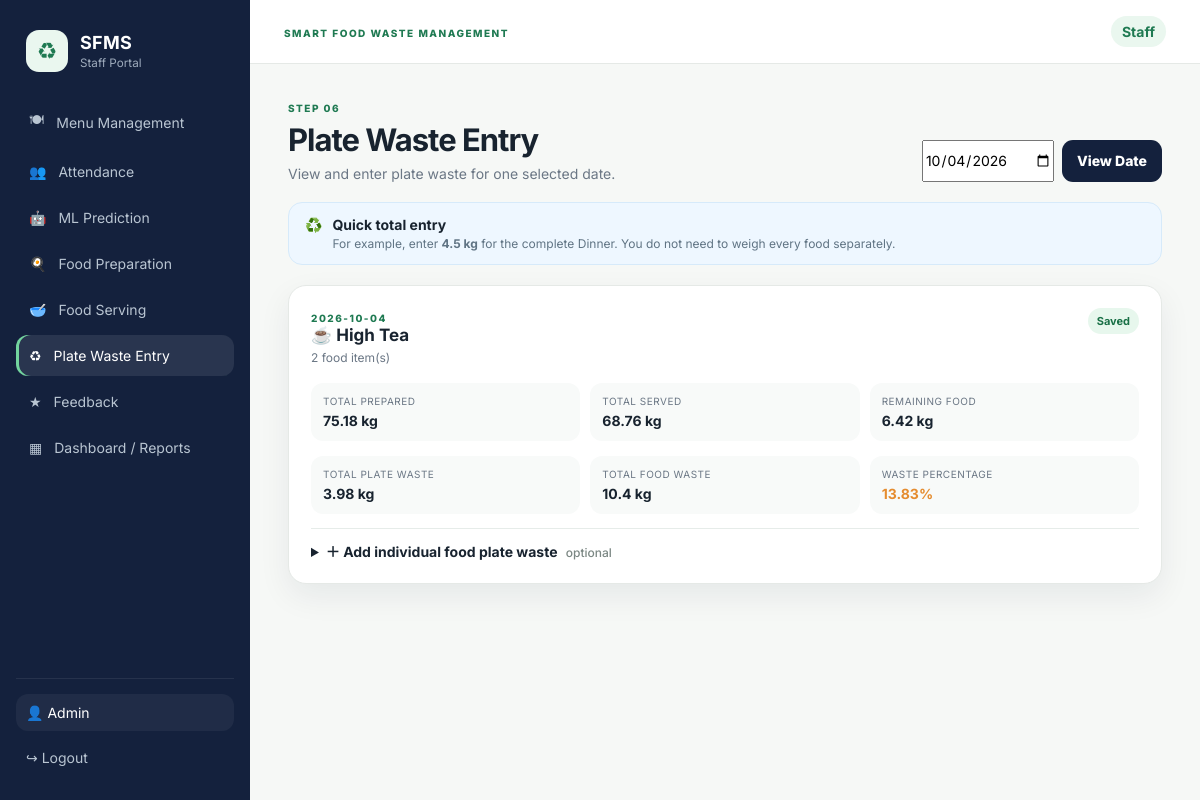
/staff/waste (signed in), run on the app's committed database.
### tables this page shows
CREATE TABLE meal_records (
        id INTEGER PRIMARY KEY AUTOINCREMENT,
        meal_date TEXT NOT NULL,
        meal_type TEXT NOT NULL,
        food_item TEXT NOT NULL,
        category TEXT,
        expected_students INTEGER NOT NULL CHECK(expected_students >= 0),
        attendance_count INTEGER,
        food_attendance_count INTEGER,
        predicted_quantity REAL,
        prediction_confidence REAL,
        prediction_model TEXT,
        prediction_confirmed INTEGER NOT NULL DEFAULT 0,
        prepared_quantity REAL,
        preparation_confirmed INTEGER NOT NULL DEFAULT 0,
        served_quantity REAL,
        serving_confirmed INTEGER NOT NULL DEFAULT 0,
        remaining_food REAL,
        plate_waste REAL,
        plate_waste_unit TEXT DEFAULT 'kg',
        total_food_waste REAL,
        waste_percentage REAL,
        waste_snapshot_filename TEXT,
        status TEXT NOT NULL DEFAULT 'menu_saved',
        created_at TEXT DEFAULT CURRENT_TIMESTAMP,
        updated_at TEXT DEFAULT CURRENT_TIMESTAMP,
        UNIQUE(meal_date, meal_type, food_item)
    );

### app.py (the view, shortened to what this page needs)
@app.route('/staff/waste', methods=['GET','POST'])
@login_required('staff')
def waste():
    selected_date=request.args.get('date') or date.today().isoformat()
    conn=db(); records=conn.execute("SELECT * FROM meal_records WHERE meal_date=? AND serving_confirmed=1 ORDER BY meal_date DESC, CASE meal_type WHEN 'Breakfast' THEN 1 WHEN 'Lunch' THEN 2 WHEN 'High Tea' THEN 3 ELSE 4 END, id", (selected_date,)).fetchall(); conn.close()
    groups=[]; seen={}
    for r in records:
        key=(r['meal_date'],r['meal_type'])
        if key not in seen:
            seen[key]={'meal_date':r['meal_date'],'meal_type':r['meal_type'],'prepared':0,'served':0,'remaining':0,'plate_waste':0,'total_food_waste':0,'waste_percentage':None,'saved':False,'items':[],'snapshot':None}
            groups.append(seen[key])
        g=seen[key]; g['prepared']+=float(r['prepared_quantity'] or 0); g['served']+=float(r['served_quantity'] or 0); g['remaining']+=float(r['remaining_food'] or 0); g['plate_waste']+=float(r['plate_waste'] or 0); g['items'].append(dict(r))
        if r['waste_snapshot_filename']: g['snapshot']=r['waste_snapshot_filename']
        if r['total_food_waste'] is not None and r['total_food_waste']>0: g['total_food_waste']=r['total_food_waste']; g['waste_percentage']=r['waste_percentage']; g['saved']=True
    return render_template('waste.html', groups=groups, selected_date=selected_date)

### app.py (called while the page is built)
def db():
    conn = sqlite3.connect(DB_PATH)
    conn.row_factory = sqlite3.Row
    conn.execute('PRAGMA foreign_keys = ON')
    return conn

def login_required(role=None):
    def deco(fn):
        @wraps(fn)
        def wrapper(*args, **kwargs):
            if 'user_id' not in session:
                return redirect(url_for('login', next=request.path))
            if role and session.get('role') != role:
                return redirect(url_for('staff_dashboard' if session.get('role') == 'staff' else ('student_home' if session.get('role') == 'student' else 'authority_dashboard')))
            return fn(*args, **kwargs)
        return wrapper
    return deco

@app.context_processor
def inject_globals():
    return {'today': date.today().isoformat(), 'current_user': session.get('name'), 'role': session.get('role')}

### templates/waste.html (shortened to what this page needs)
{% extends 'base.html' %}{% block title %}Plate Waste • SFMS{% endblock %}{% block content %}
<section class="page-head"><div><span class="eyebrow">STEP 06</span><h1>Plate Waste Entry</h1><p>View and enter plate waste for one selected date.</p></div><form class="filterbar" method="get"><input type="date" name="date" value="{{selected_date}}" required><button class="btn dark">View Date</button></form></section>
<div class="alert-info">♻️ <div><b>Quick total entry</b><span>For example, enter <strong>4.5 kg</strong> for the complete Dinner. You do not need to weigh every food separately.</span></div></div>
<div class="stack-list">
{% for g in groups %}<div class="card waste-card">
  <div class="card-title"><div><span class="eyebrow">{{g['meal_date']}}</span><h3>{% if g['meal_type']=='Breakfast' %}☀️{% elif g['meal_type']=='Lunch' %}🍛{% elif g['meal_type']=='High Tea' %}☕{% else %}🌙{% endif %} {{g['meal_type']}}</h3><p>{{g['items']|length}} food item(s)</p></div>{% if g['saved'] %}<span class="status good">Saved</span>{% endif %}</div>
  <div class="waste-grid"><div><span>Total Prepared</span><b>{{'%.2f'|format(g['prepared'])}} kg</b></div><div><span>Total Served</span><b>{{'%.2f'|format(g['served'])}} kg</b></div><div><span>Remaining Food</span><b>{{'%.2f'|format(g['remaining'])}} kg</b></div></div>
  {% if not g['saved'] %}<form method="post" enctype="multipart/form-data" class="waste-form" data-loading><input type="hidden" name="action" value="meal"><input type="hidden" name="meal_date" value="{{g['meal_date']}}"><input type="hidden" name="meal_type" value="{{g['meal_type']}}"><label>Total plate waste<input type="number" step="0.01" min="0" name="plate_waste" placeholder="e.g. 4.5" required></label><label>Unit<select name="unit"><option value="kg">kg</option><option value="g">grams</option></select></label>
<label class="upload-box">📷 Waste snapshot <input type="file" name="waste_snapshot" accept="image/png,image/jpeg,image/webp" capture="environment"><small>Optional • take a photo or upload PNG/JPG/WEBP</small></label>
<button class="btn primary" type="submit">♻ Save Total Plate Waste + Snapshot</button></form>{% else %}<div class="waste-result"><div><span>Total plate waste</span><b>{{g['plate_waste']|round(3)}} kg</b></div><div><span>Total food waste</span><b>{{g['total_food_waste']|round(3)}} kg</b></div><div><span>Waste percentage</span><b class="warning-text">{{g['waste_percentage']}}%</b></div></div>{% endif %}
  <details class="food-details"><summary>＋ Add individual food plate waste <span>optional</span></summary></details>
</div>{% else %}<div class="empty">Confirm serving first.</div>{% endfor %}
</div>{% endblock %}

### static/css/style.css (style rules this page uses)
:root { --navy:#14213d;--green:#1f7a52;--green2:#36a269;--mint:#eaf7ef;--cream:#f7f5ef;--ink:#18232f;--muted:#6b7785;--line:#e5e9e6;--orange:#e58c2f;--red:#c94b4b;--white:#fff;--shadow:0 12px 32px rgba(20,33,61,.07);--radius:18px }
* { box-sizing:border-box }
body { margin:0;background:#f6f8f6;color:var(--ink);font-family:Inter,Arial,sans-serif;font-size:14px }
button,input,select,textarea { font:inherit }
button { cursor:pointer }
.eyebrow { font-size:10px;letter-spacing:1.5px;font-weight:800;color:var(--green) }
.page-head { padding:34px 38px 20px;display:flex;align-items:flex-end;justify-content:space-between;gap:20px }
.page-head h1 { font-size:31px;line-height:1.15;margin:7px 0 7px;letter-spacing:-1px }
.page-head p { margin:0;color:var(--muted) }
.filterbar { display:flex;gap:8px }
.filterbar input,.filterbar select { height:42px }
.card { background:white;border:1px solid var(--line);border-radius:var(--radius);padding:22px;box-shadow:var(--shadow) }
.card-title { display:flex;justify-content:space-between;align-items:flex-start;gap:15px;margin-bottom:18px }
.card-title h3 { margin:0 0 5px;font-size:17px }
.card-title p { margin:0;color:var(--muted);font-size:12px }
.status { display:inline-flex;align-items:center;padding:6px 9px;border-radius:99px;font-size:11px;font-weight:700;white-space:nowrap }
.status.good { background:#e7f7ed;color:#197046 }
.btn { border:0;border-radius:11px;padding:11px 15px;font-weight:800;transition:.18s;display:inline-flex;justify-content:center;align-items:center;gap:7px }
.btn.dark { background:var(--navy);color:white }
.stack-list { padding:0 38px 30px;display:grid;gap:14px }
.alert-info { margin:0 38px 20px;background:#eef7ff;border:1px solid #d6eafa;border-radius:14px;padding:13px 16px;display:flex;gap:10px }
.alert-info span { display:block;color:#607484;margin-top:3px;font-size:12px }
.prediction-stats div,.waste-grid>div,.waste-result>div,.quantity-pill,.compare>div { background:#f8faf9;border-radius:12px;padding:12px }
.prediction-stats span,.waste-grid span,.waste-result span,.quantity-pill span,.compare span { display:block;color:var(--muted);font-size:10px;text-transform:uppercase;letter-spacing:.5px }
.prediction-stats b,.waste-grid b,.waste-result b,.quantity-pill b,.compare b { display:block;margin-top:5px }
.waste-card { padding:22px }
.waste-grid { display:grid;grid-template-columns:repeat(3,1fr);gap:10px;margin-bottom:15px }
.waste-result { display:grid;grid-template-columns:repeat(3,1fr);gap:10px }
.warning-text { color:var(--orange) }
.food-details { margin-top:14px;border-top:1px solid #e6ece9;padding-top:12px }
.food-details summary { cursor:pointer;font-weight:700 }
.food-details summary span { font-weight:500;color:#7b8783;font-size:12px;margin-left:5px }

### data on the page
meal_records: meal_date "2026-10-04", meal_type "High Tea", items|length "2", prepared "75.18", served "68.76", remaining "6.42", plate_waste "3.98", total_food_waste "10.4", waste_percentage "13.83"

### other printed values
{{ icon }} "🍽" "👥" "🤖" "🍳" "🥣" "♻" "★" "▦"
{{ label }} "Menu Management" "Attendance" "ML Prediction" "Food Preparation" "Food Serving" "Plate Waste Entry" "Feedback" "Dashboard / Reports"
{{ current_user }} "Admin"
{{ role|capitalize }} "Staff"
